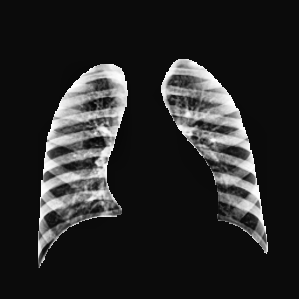
#> input picture COVID-19_Radiography_Dataset_split/test/Normal/Normal-1131.png, 299 x 299 px, given in place of Normal-1.png, which was not available
$ jupyter execute --allow-errors read_data.ipynb
#> lines starting #> are read from the running program, lines starting #| are printed output that depends on the picture; pictures that were not available may be replaced by others from this repository, and a replacement may not be noted
[cell 1]
import numpy as np
import cv2 #import OpenCV
import matplotlib.pyplot as plt
import fnmatch
import os

workingpath="/home/cyril/liora/projet"
normal_files="/COVID-19_Radiography_Dataset/Normal"
covid_files="/COVID-19_Radiography_Dataset/COVID"
lungOpacity_files="/COVID-19_Radiography_Dataset/Lung_Opacity"
viralPneumonia_files="/COVID-19_Radiography_Dataset/Viral Pneumonia"
size_img=299
size_small_img=50

# read normal images and their masks, apply the masks to the images, resize them and stock them in a 3D array
nb_files_Normal=len(fnmatch.filter(os.listdir(workingpath+normal_files+"/images/"), "*.png"))
all_img_Normal = np.zeros((size_img, size_img, nb_files_Normal),  dtype=np.uint8)
all_small_Normal = np.zeros((size_small_img, size_small_img, nb_files_Normal),  dtype=np.uint8)
for i in range(0, nb_files_Normal):
    img_Normal = cv2.imread(workingpath+normal_files +"/images/Normal-"+str(i+1)+".png", cv2.IMREAD_GRAYSCALE)
#> img_Normal is the input picture: shape (299, 299); min 3, max 255, mean 39.4

    img_Normal_mask = cv2.imread(workingpath+normal_files +"/masks/Normal-"+str(i+1)+".png", cv2.IMREAD_GRAYSCALE) # pour lire
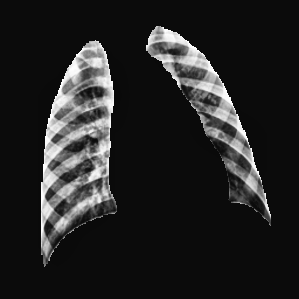
#> input picture COVID-19_Radiography_Dataset_split/test/Normal/Normal-1219.png, 299 x 299 px, given in place of Normal-1.png, which was not available
#> img_Normal_mask is the input picture: shape (299, 299); min 8, max 255, mean 36.6

    img_mask_resized = cv2.resize(img_Normal_mask, (img_Normal.shape[0], img_Normal.shape[1]), 0, 0, cv2.INTER_NEAREST)
    img_Normal_and_mask = cv2.bitwise_and(img_Normal,img_mask_resized)
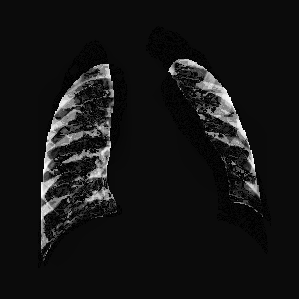
#> img_Normal_and_mask: shape (299, 299); min 0, max 255, mean 20.6
    img_Normal_and_mask_resized = cv2.resize(img_Normal_and_mask, (size_img, size_img), 0, 0, cv2.INTER_NEAREST)
    all_img_Normal[:,:,i] = img_Normal_and_mask_resized
    all_small_Normal[:,:,i] = cv2.resize(img_Normal_and_mask_resized, (size_small_img, size_small_img), 0, 0, cv2.INTER_NEAREST)
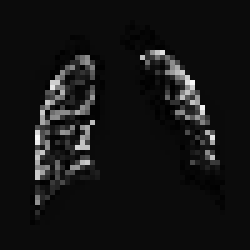
#> all_small_Normal: shape (50, 50, 1) (shown 5 times larger); min 0, max 247, mean 20

[cell 2]
# read covid images and their masks, apply the masks to the images, resize them and stock them in a 3D array
nb_files_Covid=len(fnmatch.filter(os.listdir(workingpath+covid_files+"/images/"), "*.png"))
all_img_Covid = np.zeros((size_img, size_img, nb_files_Covid),  dtype=np.uint8)
all_small_Covid = np.zeros((size_small_img, size_small_img, nb_files_Covid),  dtype=np.uint8)
#> (the rest of this cell did not finish here and is left out)

[cell 3]
# read lung opacity images and their masks, apply the masks to the images, resize them and stock them in a 3D array
nb_files_LungOpacity=len(fnmatch.filter(os.listdir(workingpath+lungOpacity_files+"/images/"), "*.png"))
all_img_LungOpacity = np.zeros((size_img, size_img, nb_files_LungOpacity),  dtype=np.uint8)
all_small_LungOpacity = np.zeros((size_small_img, size_small_img, nb_files_LungOpacity),  dtype=np.uint8)
#> (the rest of this cell did not finish here and is left out)

[cell 4]
# read viral pneumonia images and their masks, apply the masks to the images, resize them and stock them in a 3D array
nb_files_ViralPneumonia=len(fnmatch.filter(os.listdir(workingpath+viralPneumonia_files+"/images/"), "*.png"))
all_img_ViralPneumonia = np.zeros((size_img, size_img, nb_files_ViralPneumonia),  dtype=np.uint8)
all_small_ViralPneumonia = np.zeros((size_small_img, size_small_img, nb_files_ViralPneumonia),  dtype=np.uint8)
#> (the rest of this cell did not finish here and is left out)

[cell 5]
print('nb_files_Normal:', all_img_Normal.shape[2])
#| nb_files_Normal: 1
print('nb_files_Covid:', all_img_Covid.shape[2])
print('nb_files_LungOpacity:', all_img_LungOpacity.shape[2])
print('nb_files_ViralPneumonia:', all_img_ViralPneumonia.shape[2])

[cell 6]
plt.bar([0, 1, 2, 3], [all_img_Normal.shape[2], all_img_Covid.shape[2], all_img_LungOpacity.shape[2], all_img_ViralPneumonia.shape[2]])
plt.xlabel('Classes')
plt.ylabel('Number of images')
plt.title('Number of images per class')
plt.xticks([0, 1, 2, 3], ['Normal', 'Covid', 'Lung Opacity', 'Viral Pneumonia'])
plt.show()
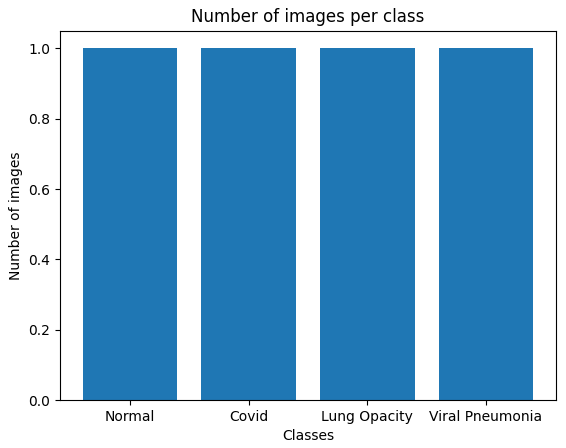
#> figure drawn by matplotlib, 1 panel

[cell 7]
rows = 2
columns = 4
fig =  plt.figure(figsize = (10,5))

#> (the rest of this cell did not finish here and is left out)

[cell 8]
normalmean=np.mean(all_small_Normal, axis=2).astype("uint8")
plt.imshow(normalmean, cmap='gray');
plt.title("mean of all normal images")

[cell 9]
normalmedian=np.median(all_small_Normal, axis=2).astype("uint8")
plt.imshow(normalmedian, cmap='gray');
plt.title("median of all normal images")

[cell 10]
def mse(imageA, imageB):

    assert imageA.shape == imageB.shape, "Images must be the same size."

    err = np.sum((imageA.astype("float") - imageB.astype("float")) ** 2)
    err /= float(imageA.shape[0] * imageA.shape[1])

    return err


all_normal_mse=[]
for i in range(0, nb_files_Normal):

    diff= mse(normalmean, all_small_Normal[:,:,i])
    all_normal_mse.append(diff)


    diff= mse(normalmean, all_small_Normal[:,:,i])
    all_normal_mse.append(diff)
#> this loop made 1 pass
#> after the loop, all_normal_mse = [0, 0]

[cell 11]
#print(len(all_normal_mse))
plt.scatter(range(0, len(all_normal_mse)), all_normal_mse)
plt.title("mse between each normal image and the mean of all normal images")
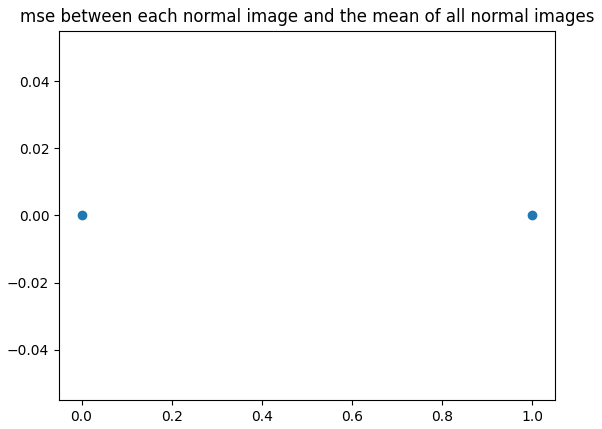
#> figure drawn by matplotlib, 1 panel

[cell 12]
all_normal_mse_arr = np.array(all_normal_mse)
#> all_normal_mse_arr = [0, 0]
mask = all_normal_mse_arr > 5000
#> mask = [False, False]
values_outliers_normal=np.where(mask)[0]
#> values_outliers_normal = empty array
print("indices:",values_outliers_normal)
#| indices: []

[cell 13]
fig =  plt.figure(figsize = (15,10))
plt.title("images avec la plus grande mse avec la moyenne des images normales")
plt.xticks([]);
plt.yticks([]);
columns = 6
rows = len(values_outliers_normal)//4+1
#> rows = 1

for i in range(0, len(values_outliers_normal)):
    fig.add_subplot(rows, columns, i+1)
    plt.imshow(all_img_Normal[:,:,i], cmap='gray');
    plt.xticks([]);
    plt.yticks([]);
#> this loop made 0 passes

[cell 14]
####### FIN NORMAL et DEBUT COVID ########

[cell 15]
rows = 2
columns = 4
fig =  plt.figure(figsize = (10,5))

#> (the rest of this cell did not finish here and is left out)

[cell 16]
covidmean=np.mean(all_small_Covid, axis=2).astype("uint8")
plt.imshow(covidmean, cmap='gray');
plt.title("mean of all covid images")
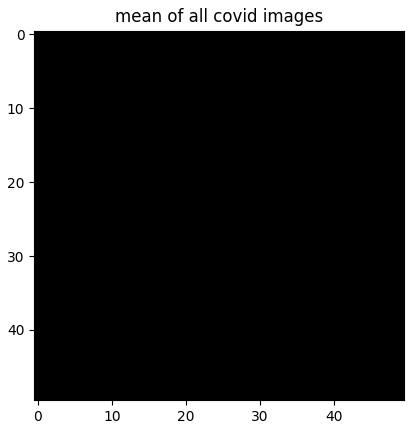
#> figure drawn by matplotlib, 1 panel

[cell 17]
covidmedian=np.median(all_small_Covid, axis=2).astype("uint8")
plt.imshow(covidmedian, cmap='gray');
plt.title("median of all covid images")

[cell 18]
all_covid_mse=[]
for i in range(0, nb_files_Covid):

    diff= mse(covidmean, all_small_Covid[:,:,i])
    all_covid_mse.append(diff)

[cell 19]
#print(len(all_covid_mse))
plt.scatter(range(0, len(all_covid_mse)), all_covid_mse)
plt.title("mse between each covid image and the mean of all covid images")
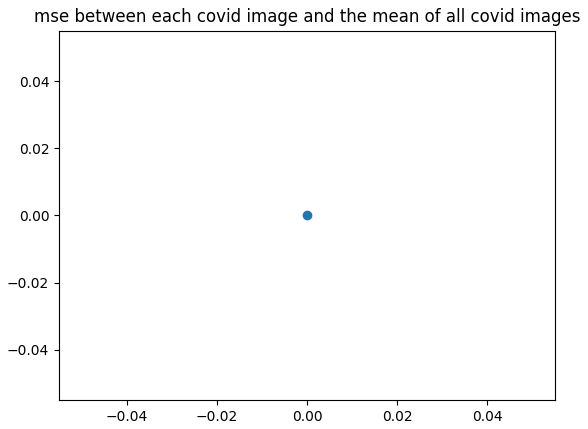
#> figure drawn by matplotlib, 1 panel

[cell 20]
all_covid_mse_arr = np.array(all_covid_mse)
mask = all_covid_mse_arr > 5000
values_outliers_covid=np.where(mask)[0]
print("indices:",values_outliers_covid)

[cell 21]
fig =  plt.figure(figsize = (15,10))
plt.title("images avec la plus grande mse avec la moyenne des images covid")
plt.xticks([]);
plt.yticks([]);
columns = 6
rows = len(values_outliers_covid)//4+1

for i in range(0, len(values_outliers_covid)):
    fig.add_subplot(rows, columns, i+1)
    plt.imshow(all_img_Covid[:,:,i], cmap='gray');
    plt.xticks([]);
    plt.yticks([]);

[cell 22]
##### FIN COVID et DEBUT LUNG OPACITY ####

[cell 23]
rows = 2
columns = 4
fig =  plt.figure(figsize = (10,5))

#> (the rest of this cell did not finish here and is left out)

[cell 24]
lungOpacitymean=np.mean(all_small_LungOpacity, axis=2).astype("uint8")
#> (the rest of this cell did not finish here and is left out)

[cell 25]
lungOpacitymedian=np.median(all_small_LungOpacity, axis=2).astype("uint8")
plt.imshow(lungOpacitymedian, cmap='gray');
plt.title("median of all lung opacity images")

[cell 26]
all_lungOpacity_mse=[]
for i in range(0, nb_files_Covid):

    diff= mse(lungOpacitymean, all_small_LungOpacity[:,:,i])
    all_lungOpacity_mse.append(diff)
